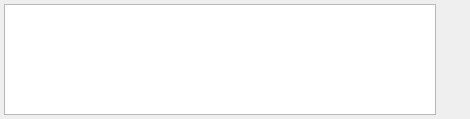
<?xml version="1.0" encoding="UTF-8"?>
<ui version="4.0">
 <class>AxisAngleWidget</class>
 <widget class="QWidget" name="AxisAngleWidget">
  <property name="geometry">
   <rect>
    <x>0</x>
    <y>0</y>
    <width>470</width>
    <height>119</height>
   </rect>
  </property>
  <property name="windowTitle">
   <string>Form</string>
  </property>
  <layout class="QGridLayout" name="gridLayout">
   <property name="margin">
    <number>4</number>
   </property>
   <property name="spacing">
    <number>6</number>
   </property>
   <item row="0" column="1">
    <layout class="QVBoxLayout" name="verticalLayout">
     <property name="leftMargin">
      <number>0</number>
     </property>
     <item>
      <widget class="QPushButton" name="addRow">
       <property name="minimumSize">
        <size>
         <width>24</width>
         <height>24</height>
        </size>
       </property>
       <property name="maximumSize">
        <size>
         <width>24</width>
         <height>24</height>
        </size>
       </property>
       <property name="toolTip">
        <string>Add MDF Weight</string>
       </property>
       <property name="text">
        <string/>
       </property>
       <property name="icon">
        <iconset resource="../../../Resources/icons/images/Icons.qrc">
         <normaloff>:/add2.png</normaloff>:/add2.png</iconset>
       </property>
       <property name="iconSize">
        <size>
         <width>24</width>
         <height>24</height>
        </size>
       </property>
       <property name="flat">
        <bool>true</bool>
       </property>
      </widget>
     </item>
     <item>
      <widget class="QPushButton" name="deleteRow">
       <property name="sizePolicy">
        <sizepolicy hsizetype="Fixed" vsizetype="Fixed">
         <horstretch>0</horstretch>
         <verstretch>0</verstretch>
        </sizepolicy>
       </property>
       <property name="minimumSize">
        <size>
         <width>24</width>
         <height>24</height>
        </size>
       </property>
       <property name="maximumSize">
        <size>
         <width>24</width>
         <height>24</height>
        </size>
       </property>
       <property name="toolTip">
        <string>Delete MDF Weight</string>
       </property>
       <property name="text">
        <string/>
       </property>
       <property name="icon">
        <iconset resource="../../../Resources/icons/images/Icons.qrc">
         <normaloff>:/delete2.png</normaloff>:/delete2.png</iconset>
       </property>
       <property name="iconSize">
        <size>
         <width>24</width>
         <height>24</height>
        </size>
       </property>
       <property name="flat">
        <bool>true</bool>
       </property>
      </widget>
     </item>
    </layout>
   </item>
   <item row="1" column="1">
    <spacer name="verticalSpacer">
     <property name="orientation">
      <enum>Qt::Vertical</enum>
     </property>
     <property name="sizeHint" stdset="0">
      <size>
       <width>20</width>
       <height>40</height>
      </size>
     </property>
    </spacer>
   </item>
   <item row="0" column="0" rowspan="2">
    <widget class="QTableView" name="m_TableView"/>
   </item>
  </layout>
 </widget>
 <resources>
  <include location="../../../Resources/icons/images/Icons.qrc"/>
 </resources>
 <connections/>
</ui>
